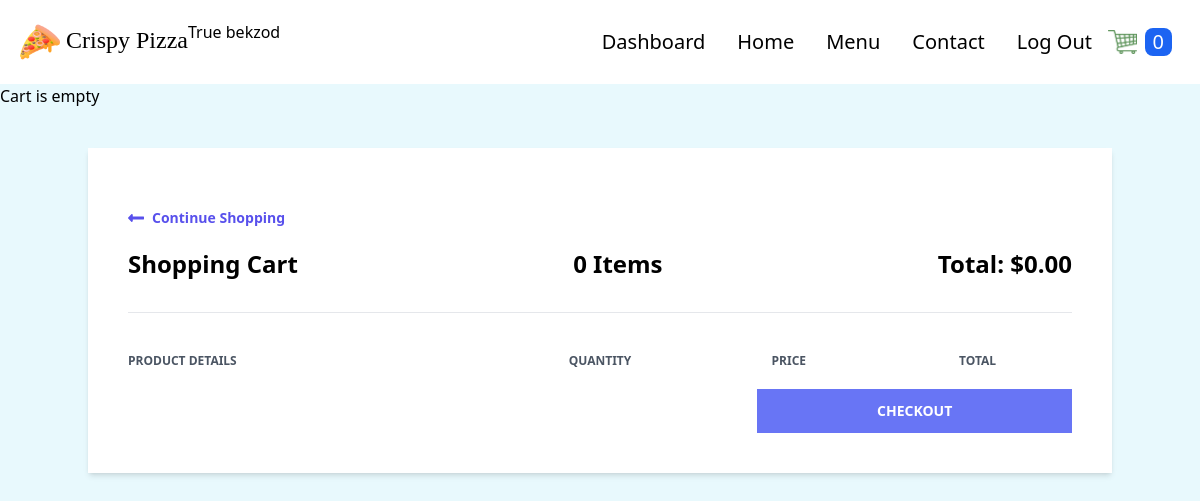
The page /cart/ (signed in) on the database as committed earlier.
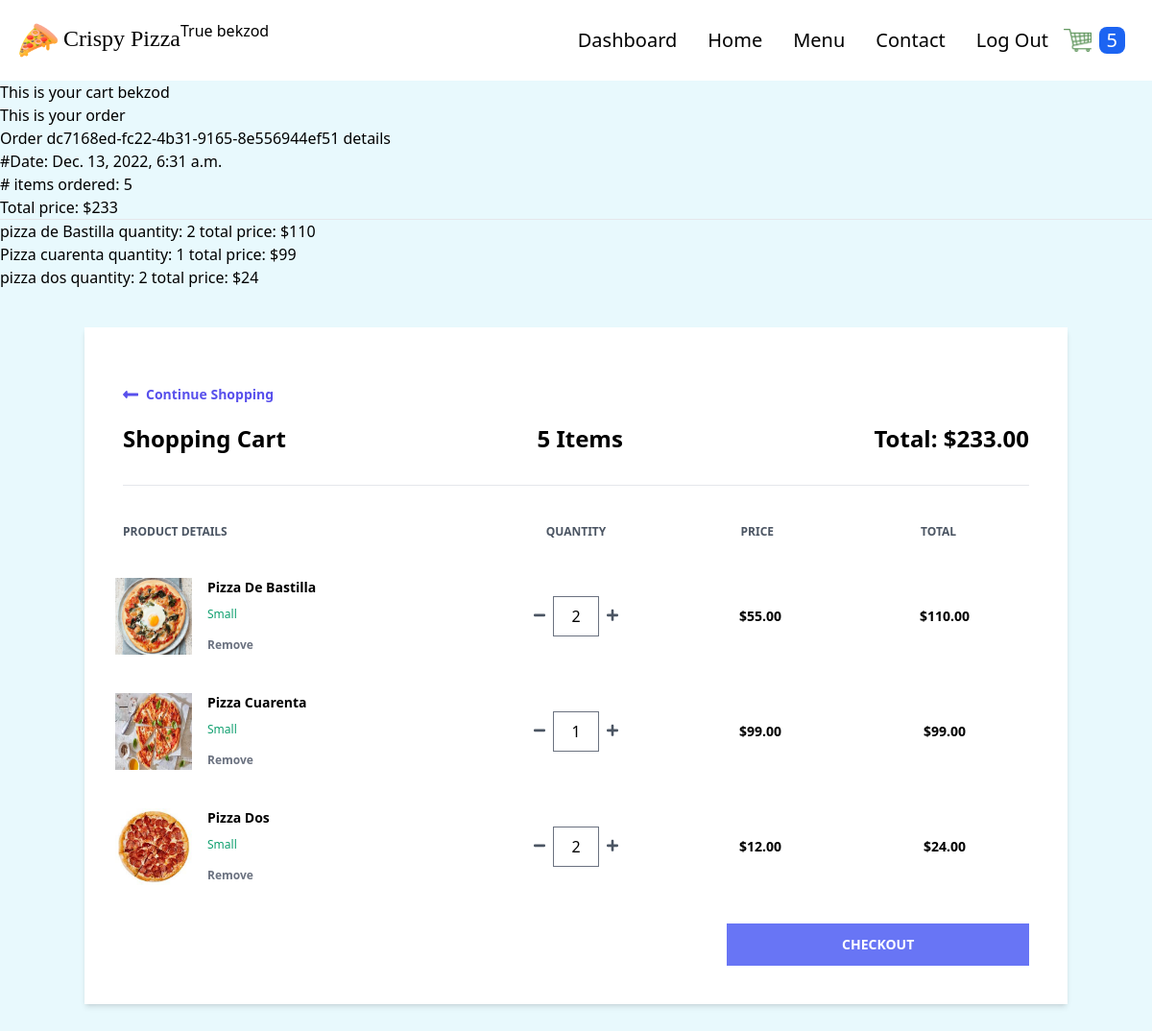
The same page on the database as committed later.
### order/models.py (models this page shows, shortened)
class Order(models.Model):
    customer = models.ForeignKey(
        Customer, on_delete=models.CASCADE)
    date_ordered = models.DateTimeField(auto_now_add=True)
    date_modified = models.DateTimeField(auto_now=True)
    complete = models.BooleanField(default=False)
    transaction_id = models.UUIDField(
        primary_key=True, default=uuid.uuid4, editable=False)
    coupon = models.ForeignKey(
        'Coupon', on_delete=models.SET_NULL, blank=True, null=True)
    @property
    def get_cart_subtotal(self):
        order_items = self.orderitem_set.all()
        total = sum([item.get_total for item in order_items])
        return total
    @property
    def get_cart_total(self):
        total = self.get_cart_subtotal
        if self.coupon:
            total-= total*self.coupon.discount//100
            self.coupon_value = self.get_cart_subtotal*self.coupon.discount//100
        return total
    @property
    def get_cart_items(self):
        order_items = self.orderitem_set.all()
        total = sum([item.quantity for item in order_items])
        return total

class OrderItem(models.Model):
    product = models.ForeignKey(Product, on_delete=models.SET_NULL, null=True)
    order = models.ForeignKey(
        Order, on_delete=models.CASCADE, null=True, blank=True)
    quantity = models.IntegerField(default=0, null=True, blank=True)
    date_added = models.DateTimeField(auto_now_add=True)
    @property
    def get_total(self):
        total = self.product.price * self.quantity
        return total

### store/models.py (models this page shows, shortened)
class Product(models.Model):
    PRODUCT_TYPES = (
        ("Pizza", "pizza"),
        ("Nonpizza", "nonpizza")
    )
    id = models.UUIDField(primary_key=True, default=uuid.uuid4, editable=False)
    name = models.CharField(max_length=100)
    price = models.IntegerField()
    desc = models.TextField(max_length=500)
    image = models.ImageField(blank=True, upload_to='images')
    created_at = models.DateField(auto_now_add=True)
    updated_at = models.DateField(auto_now=True)
    product_type = models.CharField(max_length=10, choices=PRODUCT_TYPES)

### order/views.py (the view)
# urls.py: path('cart/', views.cart, name='cart'),
def cart(request):
    if request.user.is_authenticated:
        customer = request.user.customer
    else:
        customer, created = Customer.objects.get_or_create(
            device=request.COOKIES['device'])
    customer_order = Order.objects.filter(
        customer=customer, complete=False)
    if customer_order.exists():
        customer_items = OrderItem.objects.filter(
            order_id__in=customer_order)
        customer_order = customer_order[0]
    else:
        customer_order, customer_items = None, None
    context = {
        "order": customer_order,
        "items": customer_items,
        }
    return render(request, 'order/cart.html', context)

### store/context_processors.py (called while the page is built, shortened)
def get_cart_quantity(request):
    if request.user.is_authenticated:
        customer = request.user.customer
    try:
        customer_order = Order.objects.filter(
            customer=customer, complete=False)[0]
        number_of_items = customer_order.get_cart_items
    except:
        number_of_items = 0
    finally:
        return {
            'cart_quantity': number_of_items
        }

### order/templates/order/cart.html (shortened to what this page needs)
{% extends 'store/base.html' %} {% block content %} {% if not items %}
<h2>Cart is empty</h2>
{% else %}
<h1>This is your cart {{request.user}}</h1>
<h2>This is your order</h2>
<div>
  <h3>Order {{order.transaction_id}} details</h3>
  <p>#Date: {{order.date_ordered}}</p>
  <p># items ordered: {{order.get_cart_items}}</p>
  <p>Total price: ${{order.get_cart_total}}</p>
</div>
<hr />
{% for item in items%}
<h2>
  {{item.product.name}} quantity: {{item.quantity}} total price:
  ${{item.get_total}}
</h2>
{% endfor %} {% endif %}
<div class="container mx-auto mt-10">
  <div class="flex flex-col shadow-md my-10">
    <div class="w-full bg-white px-10 py-10">
      <a
        href="{% url 'store:products' %}"
        class="flex font-semibold text-indigo-600 text-sm my-5 w-1/4"
      >
        <svg
          class="fill-current mr-2 text-indigo-600 w-4"
          viewBox="0 0 448 512"
        >
          <path
            d="M134.059 296H436c6.627 0 12-5.373 12-12v-56c0-6.627-5.373-12-12-12H134.059v-46.059c0-21.382-25.851-32.09-40.971-16.971L7.029 239.029c-9.373 9.373-9.373 24.569 0 33.941l86.059 86.059c15.119 15.119 40.971 4.411 40.971-16.971V296z"
          />
        </svg>
        Continue Shopping
      </a>
      <div class="flex justify-between border-b pb-8">
        <h1 class="font-semibold text-2xl">Shopping Cart</h1>
        <h2 class="font-semibold text-2xl">{{order.get_cart_items}} Items</h2>
        <h2 class="font-semibold text-2xl">
          Total: ${{order.get_cart_subtotal|floatformat:2}}
        </h2>
      </div>
      <div class="flex mt-10 mb-5">
        <h3 class="font-semibold text-gray-600 text-xs uppercase w-2/5">
          Product Details
        </h3>
        <h3
          class="font-semibold text-center text-gray-600 text-xs uppercase w-1/5 text-center"
        >
          Quantity
        </h3>
        <h3
          class="font-semibold text-center text-gray-600 text-xs uppercase w-1/5 text-center"
        >
          Price
        </h3>
        <h3
          class="font-semibold text-center text-gray-600 text-xs uppercase w-1/5 text-center"
        >
          Total
        </h3>
      </div>
      {% for item in items %}
      <div class="flex items-center hover:bg-gray-100 -mx-8 px-6 py-5">
        <div class="flex w-2/5">
          <div class="w-20">
            <img class="h-20" src="{{item.product.image.url}}" alt="" />
          </div>
          <div class="flex flex-col justify-between ml-4 flex-grow">
            <span class="font-bold text-sm">{{ item.product.name|title }}</span>
            <span class="text-green-500 text-xs">Small</span>
            <form
              action="{% url 'order:remove-from-cart' item.product.id %}"
              method="post"
            >
              <button
                type="submit"
                class="font-semibold hover:text-red-500 text-gray-500 text-xs"
              >
                Remove
              </button>
            </form>
          </div>
        </div>
        <div
          class="flex justify-center items-center w-1/5 individual-container"
        >
          <form
            action="{% url 'order:reduce-product-quantity' item.product.pk %}"
            method="post"
          >
            <button type="submit">
              <svg class="fill-current text-gray-600 w-3" viewBox="0 0 448 512">
                <path
                  d="M416 208H32c-17.67 0-32 14.33-32 32v32c0 17.67 14.33 32 32 32h384c17.67 0 32-14.33 32-32v-32c0-17.67-14.33-32-32-32z"
                />
              </svg>
            </button>
          </form>
          <input
            class="mx-2 border text-center w-12"
            type="text"
            value="{{item.quantity}}"
          />
          <form
            action="{% url 'order:add_to_cart' item.product.pk %}"
            method="post"
          >
            <button type="submit">
            </button>
          </form>
        </div>
        <span class="text-center w-1/5 font-semibold text-sm"
          >${{item.product.price|floatformat:2}}</span
        >
        <span class="text-center w-1/5 font-semibold text-sm"
          >${{item.get_total|floatformat:2}}</span
        >
      </div>
      {% endfor %}
      <div class="mt-5">
        <a
          href="{% url 'order:checkout' %}"
          class="bg-indigo-500 font-semibold hover:bg-indigo-600 py-3 text-sm text-white uppercase w-1/3 flex items-center justify-center ml-auto"
        >
          Checkout
        </a>
      </div>
    </div>
  </div>
</div>
{% endblock %}

### store/templates/store/base.html (shortened to what this page needs)
{% load static %}
<!DOCTYPE html>
<html lang="en">
  <head>
    <link rel="stylesheet" href="{% static 'store/src/styles.css' %}" />
    <link rel="stylesheet" href="{% static 'store/src/customStyles.css' %}" />
  </head>
  <body class="m-0 p-0 bg-dimly-blue">
    <nav class="p-5 bg-white flex">
      <div class="flex justify-between items-center">
        <a href="{% url 'store:products' %}">
          <span class="text-2xl font-[Poppins] cursor-pointer">
            <img
              class="h-10 inline"
              src="{% static 'store/images/pizza.png' %}"
            />
            Crispy Pizza
          </span>
        </a>
      </div>
      <h2>{{user.is_superuser}} {{user.username}}</h2>
      <ul class="flex ml-auto items-center">
        {% if user.is_superuser %}
        <li class="text-xl mx-4 hover:text-cyan-500 duration-500">
          <a href="{% url 'store:dashboard' %}">Dashboard</a>
        </li>
        {% endif %}
        <li class="text-xl mx-4 hover:text-cyan-500 duration-500">
          <a href="{% url 'store:products' %}">Home</a>
        </li>
        <li class="text-xl mx-4 hover:text-cyan-500 duration-500">
          <a href="">Menu</a>
        </li>
        <li class="text-xl mx-4 hover:text-cyan-500 duration-500">
          <a href="">Contact</a>
        </li>
        {% if user.is_authenticated %}
        <li class="text-xl mx-4 hover:text-cyan-500 duration-500">
          <a href="{% url 'users:logout' %}">Log Out</a>
        </li>
        {% else %}
        <li class="text-xl mx-4 hover:text-cyan-500 duration-500">
          <a href="{% url 'users:login' %}">Log In</a>
        </li>
        {% endif %}
        <li>
          <a href="{% url 'order:cart' %}">
            <img
              class="h-6"
              src="{% static 'store/images/cart.png' %}"
              alt="cart"
            />
          </a>
        </li>
        <li class="p-2">
          <div class="bg-blue-600 rounded-lg px-2">
            <p class="text-xl text-white">{{cart_quantity}}</p>
          </div>
        </li>
      </ul>
    </nav>
    {% block content %} {% endblock %}
  </body>
</html>

Rows that differ between the two databases and show on the page:
shown differently, row unchanged: Order: transaction_id (not shown) → "dc7168ed-fc22-4b31-9165-8e556944ef51"; date_ordered (not shown) → "Dec. 13, 2022, 6:31 a.m."; get_cart_items (not shown) → "5"; get_cart_total (not shown) → "233"; get_cart_items "0" → "5"; get_cart_subtotal "0.00" → "233.00"
added OrderItem: product.name "pizza de Bastilla", quantity "2", get_total "110", product.image (picture), product.name "Pizza De Bastilla", product.price "55.00", get_total "110.00"
added OrderItem: product.name "Pizza cuarenta", quantity "1", get_total "99", product.image (picture), product.name "Pizza Cuarenta", product.price "99.00", get_total "99.00"
added OrderItem: product.name "pizza dos", quantity "2", get_total "24", product.image (picture), product.name "Pizza Dos", product.price "12.00", get_total "24.00"
Other text that changed with them:
{{ cart_quantity }}: "0" → "5"
{{ request.user }}: (not shown) → "bekzod"
text no longer shown: "Cart is empty"
text now shown: "This is your cart This is your order Order details #Date: # items ordered: Total price: $"
